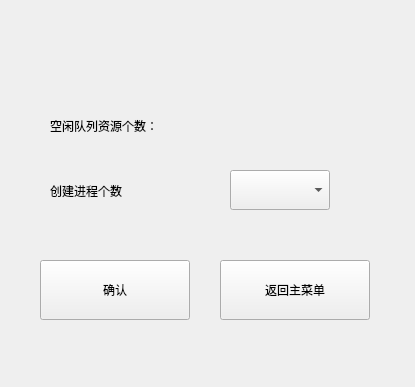
<?xml version="1.0" encoding="UTF-8"?>
<ui version="4.0">
 <class>CreateProcess</class>
 <widget class="QMainWindow" name="CreateProcess">
  <property name="geometry">
   <rect>
    <x>0</x>
    <y>0</y>
    <width>415</width>
    <height>387</height>
   </rect>
  </property>
  <property name="minimumSize">
   <size>
    <width>415</width>
    <height>387</height>
   </size>
  </property>
  <property name="maximumSize">
   <size>
    <width>415</width>
    <height>387</height>
   </size>
  </property>
  <property name="windowTitle">
   <string>进程调度系统</string>
  </property>
  <widget class="QWidget" name="centralwidget">
   <widget class="QPushButton" name="Restart">
    <property name="geometry">
     <rect>
      <x>220</x>
      <y>260</y>
      <width>150</width>
      <height>60</height>
     </rect>
    </property>
    <property name="text">
     <string>返回主菜单</string>
    </property>
   </widget>
   <widget class="QLabel" name="ReadResult">
    <property name="geometry">
     <rect>
      <x>50</x>
      <y>40</y>
      <width>391</width>
      <height>41</height>
     </rect>
    </property>
    <property name="text">
     <string/>
    </property>
   </widget>
   <widget class="QLabel" name="L1">
    <property name="geometry">
     <rect>
      <x>50</x>
      <y>105</y>
      <width>181</width>
      <height>41</height>
     </rect>
    </property>
    <property name="text">
     <string>空闲队列资源个数：</string>
    </property>
   </widget>
   <widget class="QLabel" name="FreeNum">
    <property name="geometry">
     <rect>
      <x>230</x>
      <y>105</y>
      <width>181</width>
      <height>41</height>
     </rect>
    </property>
    <property name="text">
     <string/>
    </property>
   </widget>
   <widget class="QLabel" name="L2">
    <property name="geometry">
     <rect>
      <x>50</x>
      <y>170</y>
      <width>181</width>
      <height>41</height>
     </rect>
    </property>
    <property name="text">
     <string>创建进程个数</string>
    </property>
   </widget>
   <widget class="QComboBox" name="ProcessNum">
    <property name="geometry">
     <rect>
      <x>230</x>
      <y>170</y>
      <width>100</width>
      <height>40</height>
     </rect>
    </property>
   </widget>
   <widget class="QPushButton" name="Sure">
    <property name="geometry">
     <rect>
      <x>40</x>
      <y>260</y>
      <width>150</width>
      <height>60</height>
     </rect>
    </property>
    <property name="text">
     <string>确认</string>
    </property>
   </widget>
  </widget>
 </widget>
 <resources/>
 <connections/>
</ui>
